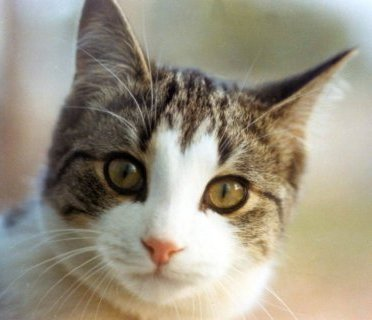
#> input picture data/cat.jpg, 372 x 320 px
$ jupyter execute --allow-errors svd.ipynb   (shell and % lines are left out)
#> lines starting #> are read from the running program, lines starting #| are printed output that depends on the picture
# **Singular Value Decomposition**

A good introduction to SVD for ML can be found at https://machinelearningmastery.com/singular-value-decomposition-for-machine-learning/, and an excellent visual tutorial is given here: https://towardsdatascience.com/svd-8c2f72e264f.
Here, I implement SVD on different matrices using NumPy and visualise the results to gain an intuition for the algorithm.

[cell 1]
import numpy as np
import matplotlib.pyplot as plt
import cv2

[cell 2]
def plot_matrices(matrix_list, titles, show_vals=True, colormap='plasma'):
    fig, ax = plt.subplots(nrows=1, ncols=len(matrix_list), figsize=[len(matrix_list) * 5 ,5])
    for mat_idx, mat in enumerate(matrix_list):
        ax[mat_idx].imshow(mat, colormap)
        ax[mat_idx].set_title(titles[mat_idx])
        ax[mat_idx].set_xticks([])
        ax[mat_idx].set_yticks([])
        if show_vals ==  True:
            for (row,col), label in np.ndenumerate(mat):
                ax[mat_idx].text(col, row, f'{label:.1f}', ha='center', va='center', c='gray')

[cell 3]
# create some sample matrices to perform SVD on
X = np.empty([10,10])
Y = np.empty([10,10])
for row_idx in range(np.shape(X)[0]):
    for col_idx in range(np.shape(X)[1]):
        X[row_idx, col_idx] = col_idx
        Y[row_idx, col_idx] = row_idx

[cell 4]
# visualise the matrices
plot_matrices([X,Y], ['X', 'Y'])

[cell 5]
# perform the SVD
U_X, s_X, VT_X = np.linalg.svd(X)
U_Y, s_Y, VT_Y = np.linalg.svd(Y)

[cell 6]
# create Sigma from s
Sigma_X = np.zeros((X.shape[0], X.shape[1]))
Sigma_Y = np.zeros((X.shape[0], X.shape[1]))
Sigma_X[:X.shape[1], :X.shape[1]] = np.diag(s_X)
Sigma_Y[:Y.shape[1], :Y.shape[1]] = np.diag(s_Y)

[cell 7]
# visualise the decomposed matrices
# (original matrix = left-singular vectors * singular values * right-singular vectors (transposed))
plot_matrices([X, U_X, Sigma_X, VT_X], ['X', '$U_X$', '$\Sigma_X$', '$VT_X$'])
plot_matrices([Y, U_Y, Sigma_Y, VT_Y], ['Y', '$U_Y$', '$\Sigma_Y$', '$VT_Y$'])
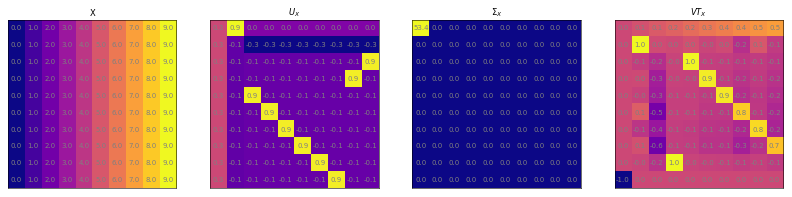
#> figure drawn by matplotlib, 4 panels
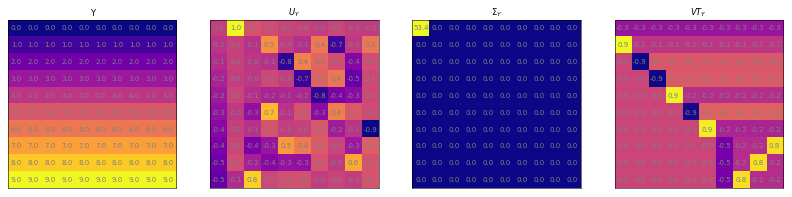
#> figure drawn by matplotlib, 4 panels

* The rows of VT (or, equivalently) columns of VT) represent the right-singular vectors of the original matrix, the diagonals of Sigma represent the singular values (the weights of each singular vector in the original matrix), and the columns of U represent the left-singular vectors of the original matrix
* The left-singular vectors form an orthonormal basis for the column space of the original matrix, and the right-singualr vectors form an orthonormal basis for the row space of the original matrix
* Geometrically, U and V correspond to rotations, and Sigma corresponds to a scaling
* In both of the examples here, only the first singular value of Sigma is non-zero, implying that X and Y are rank suggesting that X and Y are composed only of one strong component in each case

[cell 8]
# reconstruct matrices halfway
Sigma_VT_X = Sigma_X.dot(VT_X)
Sigma_VT_Y = Sigma_Y.dot(VT_Y)
plot_matrices([Sigma_VT_X, Sigma_VT_Y], ['$\Sigma_{X} \cdot V^{T}_{X}$', '$\Sigma_{Y} \cdot V^{T}_{Y}$'])
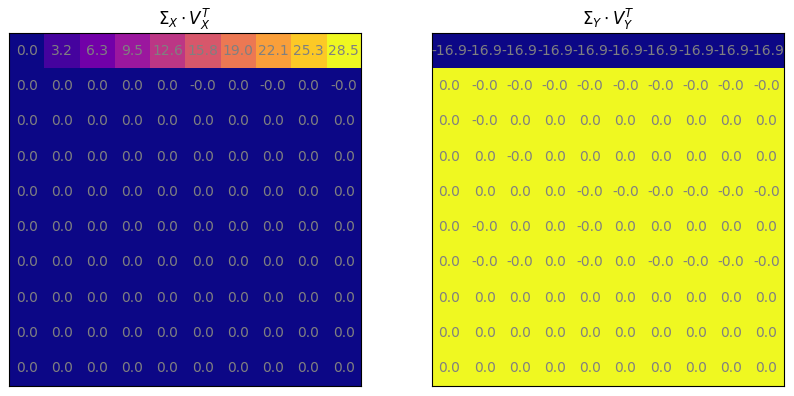
#> figure drawn by matplotlib, 2 panels

Looking at the first row of the matrix from the first step of reconstruction of X, it can be seen that the element in each column is proportional to the values in the comns of X, and the same applies to Y (but all the values are equal so this pattern is not immediately obvious).

[cell 9]
# reconstruct completely
X_recon = U_X.dot(Sigma_VT_X)
Y_recon = U_Y.dot(Sigma_VT_Y)
plot_matrices([X_recon, Y_recon], ['$X_{recon}$', '$Y_{recon}$'])

It is difficult to do much useful by performing SVD on these matrices as all of the columns are equal in X, and all the rows are equal in Y.

**Image denoising with SVD**

Let's try doing something more useful by taking some noisy image data and attempting to denoise it using SVD. This will involve finding the singular values corresponding to noise, zeroing these out and then reconstructing the images.

[cell 10]
# load image
cat_img = cv2.imread("../data/cat.jpg", cv2.IMREAD_GRAYSCALE)
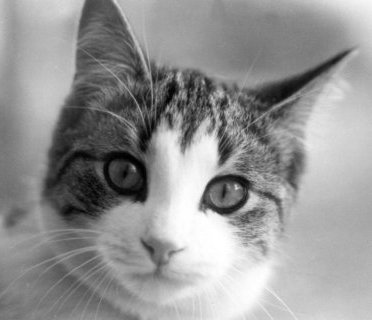
#> cat_img: shape (320, 372); min 0, max 255, mean 147.8
# reshape to be square
cat_img = cat_img[:np.shape(cat_img)[0], :np.shape(cat_img)[0]]
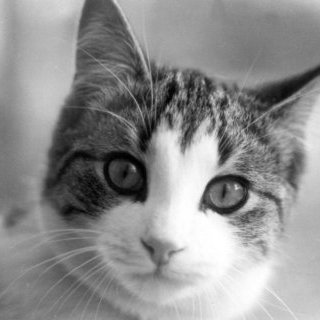
#> cat_img: shape (320, 320); min 0, max 255, mean 141.7

[cell 11]
# add noise
noise_var = 100
cat_noisy = cat_img + np.random.random(size=np.shape(cat_img)) * noise_var
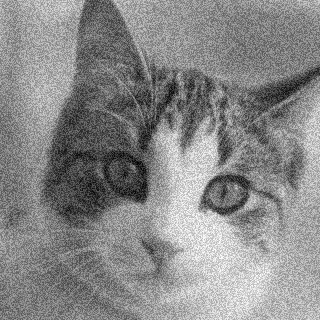
#> cat_noisy: shape (320, 320) float64; min 2.01, max 354.4, mean 191.7; drawn with min black and max white
# visualise
fig, ax = plt.subplots(nrows=1, ncols=2)
ax[0].imshow(cat_img, cmap='gray')
ax[0].set_title(f'Original')
ax[1].imshow(cat_noisy, cmap='gray')
ax[1].set_title(f'Gaussian noise ($\sigma^2 = {noise_var}$)')

[cell 12]
# perform SVD
U_cat, s_cat, VT_cat = np.linalg.svd(cat_img)
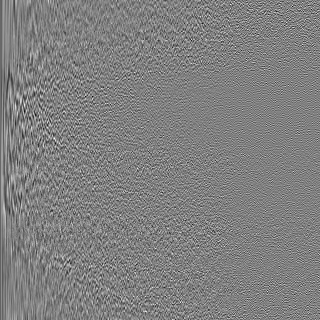
#> U_cat: shape (320, 320) float64; min -0.299, max 0.295, mean -0.000179; drawn with min black and max white
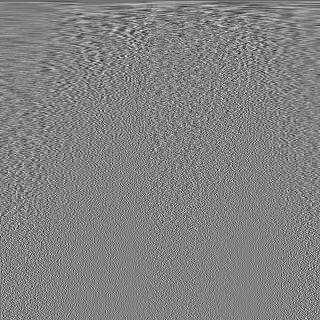
#> VT_cat: shape (320, 320) float64; min -0.296, max 0.283, mean -0.000166; drawn with min black and max white
#> s_cat = 320 values, max 46934.5 at index 0, min 0.0305 at index 319, mean 359.5

[cell 13]
# create Sigma from s
Sigma_cat = np.zeros((cat_noisy.shape[0], cat_noisy.shape[1]))
Sigma_cat[:cat_img.shape[1], :cat_img.shape[1]] = np.diag(s_cat)
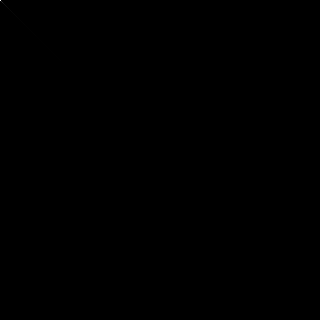
#> Sigma_cat: shape (320, 320) float64; min 0, max 46934.5, mean 1.1; drawn with min black and max white

[cell 14]
# visualise the decomposed matrices
plot_matrices([cat_noisy, U_cat, Sigma_cat, VT_cat], ['Noisy', '$U_{cat}$', '$\Sigma_{cat}$', '$V^{T}_{cat}$'], colormap='gray', show_vals=False)

Let's look closer at the singular values.

[cell 15]
plt.imshow(Sigma_cat[:10,:10], cmap='plasma')
plt.title('$\Sigma_{cat}$ first 10 SVs')
plt.xticks([])
plt.yticks([])
for (row,col), label in np.ndenumerate(Sigma_cat[:10,:10]):
    plt.text(col, row, f'{label:.1f}', ha='center', va='center', c='gray')
#> this loop made 100 passes
#> (row, col, label) on passes 1 to 12: (0, 0, 46934.5), (0, 1, 0), (0, 2, 0), (0, 3, 0), (0, 4, 0), (0, 5, 0), (0, 6, 0), (0, 7, 0), (0, 8, 0), (0, 9, 0), (1, 0, 0), (1, 1, 8153.7)
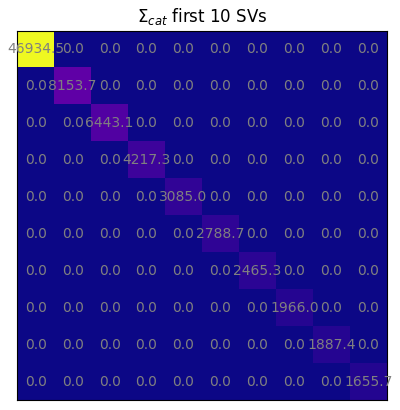
#> figure drawn by matplotlib, 1 panel
